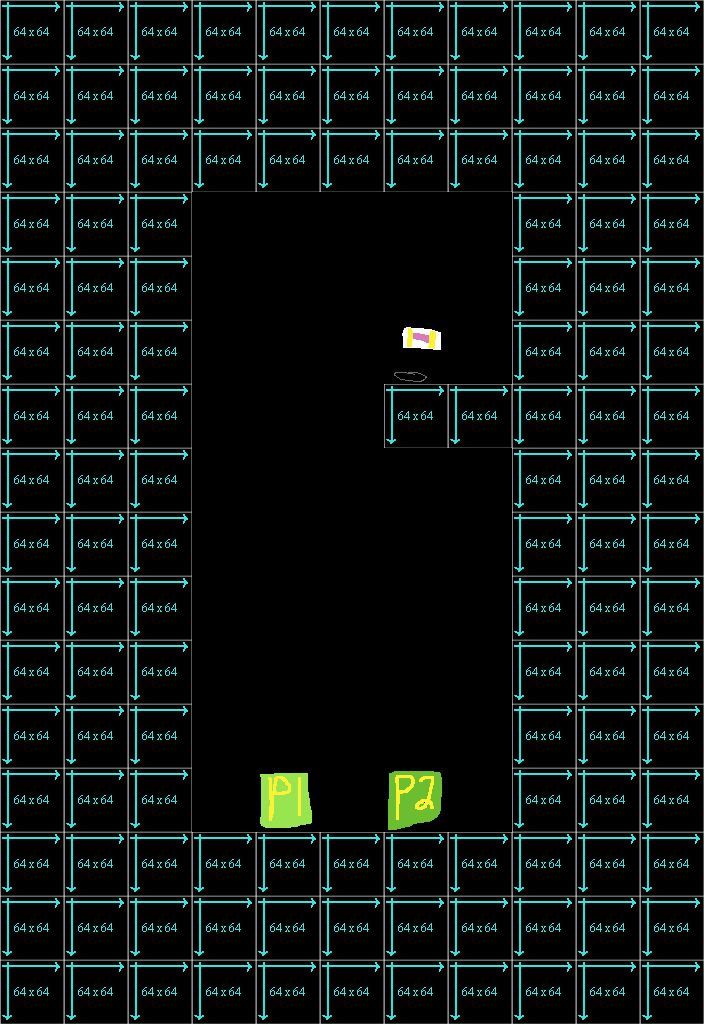

Tiled map render using the project's own tile images. Description and the whole map definition, tile-layer contents included, below:
An orthogonal 11x16 tile map with 64x64 px tiles, 2 tile layers (Tile Layer 1, Ingredients), 2 tilesets.

<map version="1.0" orientation="orthogonal" renderorder="right-down" width="11" height="16" tilewidth="64" tileheight="64" nextobjectid="1">
 <tileset firstgid="1" source="Tiles.tsx" />
 <tileset firstgid="11" source="Ingredients.tsx" />
 <layer name="Tile Layer 1" width="11" height="16">
  <data encoding="csv">
1,1,1,1,1,1,1,1,1,1,1,
1,1,1,1,1,1,1,1,1,1,1,
1,1,1,1,1,1,1,1,1,1,1,
1,1,1,0,0,0,0,0,1,1,1,
1,1,1,0,0,0,0,0,1,1,1,
1,1,1,0,0,0,21,0,1,1,1,
1,1,1,0,0,0,1,1,1,1,1,
1,1,1,0,0,0,0,0,1,1,1,
1,1,1,0,0,0,0,0,1,1,1,
1,1,1,0,0,0,0,0,1,1,1,
1,1,1,0,0,0,0,0,1,1,1,
1,1,1,0,0,0,0,0,1,1,1,
1,1,1,0,0,0,0,0,1,1,1,
1,1,1,1,1,1,1,1,1,1,1,
1,1,1,1,1,1,1,1,1,1,1,
1,1,1,1,1,1,1,1,1,1,1
</data>
 </layer>
 <layer name="Ingredients" width="11" height="16">
  <data encoding="csv">
0,0,0,0,0,0,0,0,0,0,0,
0,0,0,0,0,0,0,0,0,0,0,
0,0,0,0,0,0,0,0,0,0,0,
0,0,0,0,0,0,0,0,0,0,0,
0,0,0,0,0,0,0,0,0,0,0,
0,0,0,0,0,0,0,0,0,0,0,
0,0,0,0,0,0,0,0,0,0,0,
0,0,0,0,0,0,0,0,0,0,0,
0,0,0,0,0,0,0,0,0,0,0,
0,0,0,0,0,0,0,0,0,0,0,
0,0,0,0,0,0,0,0,0,0,0,
0,0,0,0,0,0,0,0,0,0,0,
0,0,0,0,17,0,18,0,0,0,0,
0,0,0,0,0,0,0,0,0,0,0,
0,0,0,0,0,0,0,0,0,0,0,
0,0,0,0,0,0,0,0,0,0,0
</data>
 </layer>
</map>
